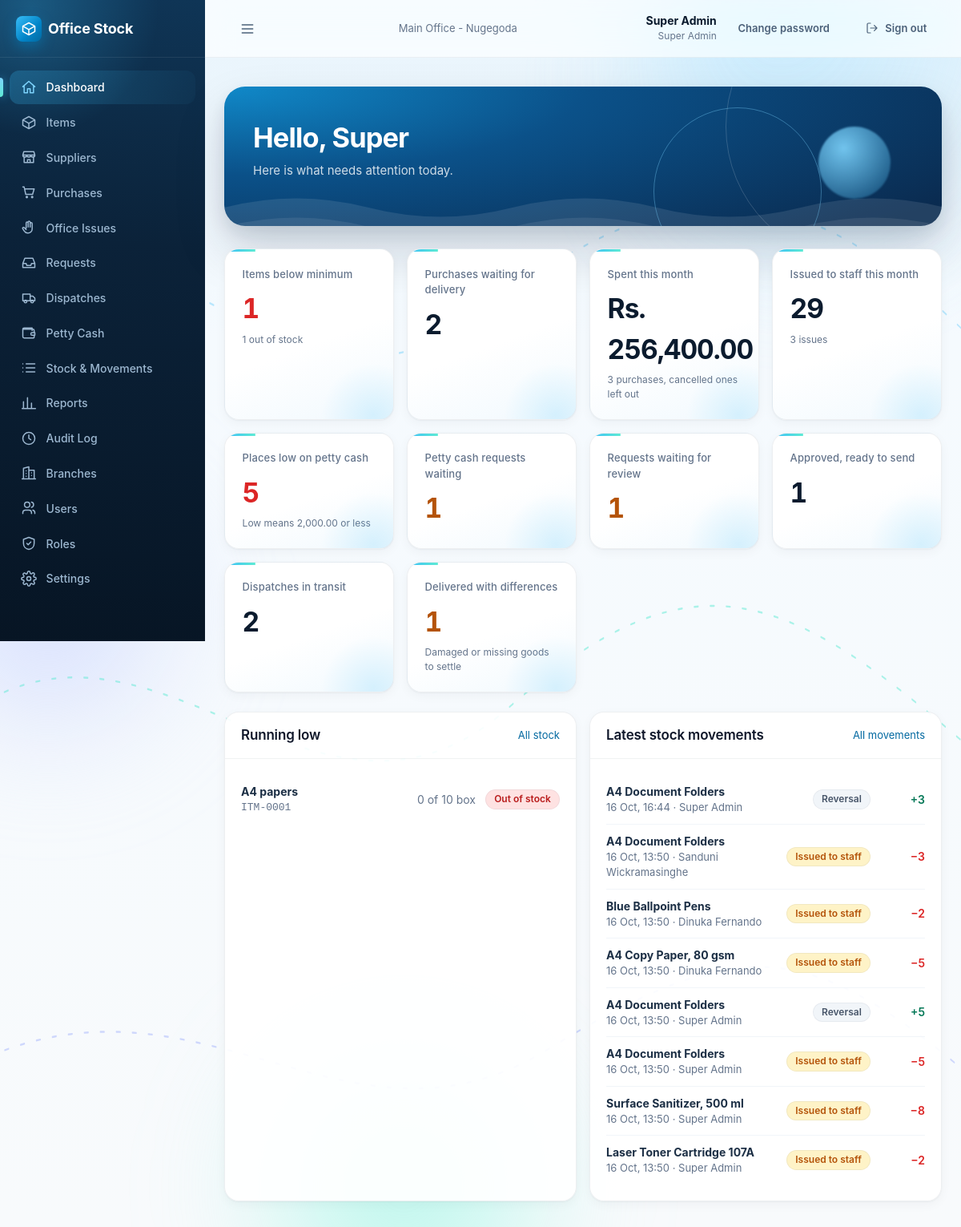
Screenshot of / (signed in) with the database file from the repository.
### accounts/models.py (models this page shows, shortened)
class User(AbstractBaseUser):
    name = models.CharField(max_length=120)
    email = models.EmailField(unique=True)
    role = models.CharField(max_length=40)
    permissions = models.JSONField(null=True, blank=True, default=None)
    branch = models.ForeignKey(Branch, on_delete=models.PROTECT, related_name='users')
    active = models.BooleanField(default=True)
    failed_logins = models.PositiveSmallIntegerField(default=0)
    locked_until = models.DateTimeField(null=True, blank=True)
    created_at = models.DateTimeField(auto_now_add=True)
    updated_at = models.DateTimeField(auto_now=True)
    USERNAME_FIELD = 'email'
    REQUIRED_FIELDS = ['name']
    objects = UserManager()
    class Meta:
        ordering = ['name']
    @property
    def role_def(self):
        if not hasattr(self, '_role_def'):
            if self.role == SUPER_ADMIN_ROLE['key']:
                self._role_def = SUPER_ADMIN_ROLE
            else:
                r = Role.objects.filter(key=self.role).first()
                self._role_def = r.as_def() if r else None
        return self._role_def
    @property
    def role_name(self):
        return (self.role_def or {}).get('name') or self.role

class Branch(models.Model):
    name = models.CharField(max_length=120)
    code = models.CharField(max_length=10, unique=True)
    type = models.CharField(max_length=10, choices=[(BRANCH_TYPES.MAIN, 'Main office'), (BRANCH_TYPES.BRANCH, 'Branch')],
                            default=BRANCH_TYPES.BRANCH)
    address = models.CharField(max_length=250, blank=True, default='')
    phone = models.CharField(max_length=40, blank=True, default='')
    active = models.BooleanField(default=True)
    created_at = models.DateTimeField(auto_now_add=True)
    updated_at = models.DateTimeField(auto_now=True)
    class Meta:
        ordering = ['type', 'name']
        constraints = [
            models.UniqueConstraint(fields=['type'], condition=models.Q(type=BRANCH_TYPES.MAIN), name='one_main_office'),
        ]

### catalog/models.py (models this page shows, shortened)
class Item(models.Model):
    code = models.CharField(max_length=20, unique=True)
    name = models.CharField(max_length=160)
    category = models.ForeignKey(Category, on_delete=models.PROTECT, related_name='items')
    unit = models.CharField(max_length=30)  # e.g. ream, box, piece
    min_stock = models.PositiveIntegerField(default=0)
    last_unit_cost = models.DecimalField(max_digits=12, decimal_places=2, null=True, blank=True,
                                         validators=[MinValueValidator(Decimal('0'))])
    active = models.BooleanField(default=True)
    created_at = models.DateTimeField(auto_now_add=True)
    updated_at = models.DateTimeField(auto_now=True)
    class Meta:
        ordering = ['name']

### inventory/models.py (models this page shows, shortened)
class StockLedger(AppendOnlyModel):
    item = models.ForeignKey('catalog.Item', on_delete=models.PROTECT, related_name='ledger_rows')
    branch = models.ForeignKey('accounts.Branch', null=True, blank=True, on_delete=models.PROTECT, related_name='ledger_rows')
    in_transit = models.BooleanField(default=False)
    quantity_change = models.IntegerField()  # + in, - out
    type = models.CharField(max_length=20, choices=choices(LEDGER_TYPES))
    source_model = models.CharField(max_length=30, blank=True, default='')  # 'Purchase' | 'Dispatch' | 'OfficeIssue' ...
    source_id = models.CharField(max_length=40, blank=True, default='')
    reason = models.CharField(max_length=200, blank=True, default='')  # a code such as 'damaged', or free text
    note = models.CharField(max_length=200, blank=True, default='')
    reversal_of = models.ForeignKey('self', null=True, blank=True, on_delete=models.PROTECT, related_name='+')
    created_by = models.ForeignKey(settings.AUTH_USER_MODEL, null=True, blank=True, on_delete=models.PROTECT, related_name='+')
    created_at = models.DateTimeField(auto_now_add=True)
    objects = StockLedgerQuerySet.as_manager()
    objects_message = 'Stock ledger rows cannot be changed. Post a reversal instead.'
    class Meta:
        ordering = ['-created_at', '-id']
        indexes = [
            models.Index(fields=['item', 'branch']),
            models.Index(fields=['branch', 'item']),
            models.Index(fields=['branch', '-created_at', '-id']),
            models.Index(fields=['-created_at', '-id']),
        ]

### core/views.py (the view)
# urls.py: path('', views.dashboard, name='dashboard'),
@login_required
def dashboard(request):
    data = build_dashboard(request.user)
    perms = request.perms
    stock_link = 'inventory:stock' if 'stock.view' in perms else 'catalog:item_list'
    tiles = []
    if 'low_stock' in data:
        ls = data['low_stock']
        tiles.append({'label': 'Items below minimum', 'value': ls['count'], 'url': stock_link,
                      'tone': 'bad' if ls['out_of_stock'] > 0 else ('warn' if ls['count'] > 0 else ''),
                      'note': f"{ls['out_of_stock']} out of stock" if ls['out_of_stock'] > 0
                      else ('All items are above their minimum' if ls['count'] == 0 else '')})
    if 'purchases' in data:
        p = data['purchases']
        tiles.append({'label': 'Purchases waiting for delivery', 'value': p['awaiting_delivery'], 'url': 'inventory:purchase_list'})
        tiles.append({'label': 'Spent this month', 'value': p['spent_this_month'], 'money': True, 'url': 'inventory:purchase_list',
                      'note': f"{p['count_this_month']} purchase{'' if p['count_this_month'] == 1 else 's'}, cancelled ones left out"})
    if 'issues' in data:
        i = data['issues']
        tiles.append({'label': 'Issued to staff this month', 'value': i['units_this_month'], 'url': 'inventory:issue_list',
                      'note': f"{i['count_this_month']} issue{'' if i['count_this_month'] == 1 else 's'}"})
    if 'petty_cash' in data:
        pc = data['petty_cash']
        if pc['all_branches']:
            tiles.append({'label': 'Places low on petty cash', 'value': pc['low_count'], 'url': 'pettycash:overview',
                          'tone': 'bad' if pc['low_count'] else '',
                          'note': f"Low means {pc['low_level']:,.2f} or less"})
            if 'petty_cash.approve' in perms:
                tiles.append({'label': 'Petty cash requests waiting', 'value': pc['waiting'], 'url': 'pettycash:request_list',
                              'tone': 'warn' if pc['waiting'] else ''})
        else:
            low = pc['low_count'] > 0
            tiles.append({'label': 'Your petty cash', 'value': pc['balance'], 'money': True, 'url': 'pettycash:overview',
                          'tone': 'bad' if low else '', 'note': 'Low, please request more' if low else ''})
    if 'requests' in data:
        r = data['requests']
        reviewer = 'requests.review' in perms
        tiles.append({'label': 'Requests waiting for review' if reviewer else 'Your requests waiting for review',
                      'value': r['waiting_for_review'], 'url': 'branchops:request_list',
                      'tone': 'warn' if reviewer and r['waiting_for_review'] > 0 else ''})
        if 'dispatches.manage' in perms:
            tiles.append({'label': 'Approved, ready to send', 'value': r['ready_to_send'], 'url': 'branchops:request_list'})
    if 'dispatches' in data:
        d = data['dispatches']
        receiver = 'dispatches.receive' in perms and 'dispatches.manage' not in perms
        tiles.append({'label': 'Deliveries on the way to you' if receiver else 'Dispatches in transit',
                      'value': d['in_transit'], 'url': 'branchops:dispatch_list'})
        if d['with_differences'] > 0:
            tiles.append({'label': 'Delivered with differences', 'value': d['with_differences'], 'url': 'branchops:dispatch_list',
                          'tone': 'warn', 'note': 'Damaged or missing goods to settle'})
    return render(request, 'core/dashboard.html', {
        'data': data, 'tiles': tiles, 'stock_link': stock_link, 'first_name': request.user.name.split(' ')[0],
        'has_content': bool(tiles) or 'recent_movements' in data, 'recent': data.get('recent_movements', [])})

### core/context_processors.py (called while the page is built)
def app(request):
    ctx = {}
    user = getattr(request, 'user', None)
    if user is None or not user.is_authenticated:
        return ctx
    settings = Setting.get()
    ctx['app_settings'] = settings
    perms = getattr(request, 'perms', [])
    nav = []
    path = request.path
    for n in visible_nav(user, perms, settings.branch_module_enabled):
        try:
            url = reverse(n['url'])
        except NoReverseMatch:
            continue
        active = path == url if n.get('exact') else path.startswith(n['match'])
        nav.append({**n, 'href': url, 'active': active})
    ctx.update({
        'nav': nav,
        'perm': {p.replace('.', '_'): (p in perms) for p in ALL_PERMISSIONS},
        'is_branch_side': side_of(user) == 'branch',
        'is_super_admin': user.role == 'super_admin',
    })
    return ctx

### core/models.py (called while the page is built)
    @classmethod
    def get(cls):
        obj = cls.objects.filter(key='app').first()
        if obj:
            return obj
        try:
            with transaction.atomic():
                return cls.objects.create(key='app')
        except IntegrityError:
            return cls.objects.get(key='app')

### core/permissions.py (called while the page is built)
def side_of(user, role_def=None):
    role_def = role_def if role_def is not None else getattr(user, 'role_def', None)
    return (role_def or {}).get('side') or SIDES.MAIN

def is_branch_side(user, role_def=None):
    return side_of(user, role_def) == SIDES.BRANCH

def effective_permissions(user, role_def=None):
    if user.role == ROLES.SUPER_ADMIN:
        return list(ALL_PERMISSIONS)
    if isinstance(user.permissions, (list, tuple)):
        return list(user.permissions)
    role_def = role_def if role_def is not None else getattr(user, 'role_def', None)
    return list((role_def or {}).get('permissions') or [])

def has_any(user, perms):
    have = effective_permissions(user)
    return any(p in have for p in perms)

def visible_nav(user, permissions, branch_module_enabled):
    out = []
    for n in NAV_ITEMS:
        if n.get('branch_side') and not branch_module_enabled:
            continue
        if n.get('roles'):
            if user.role not in n['roles']:
                continue
        elif n.get('perms'):
            if not any(p in permissions for p in n['perms']):
                continue
        out.append(n)
    return out

### core/rules/petty_cash_rules.py (called while the page is built)
def is_low(balance, level):
    return Decimal(balance) <= Decimal(level)

### core/rules/purchase_rules.py (called while the page is built)
def round2(value):
    return Decimal(value).quantize(_CENT, rounding=ROUND_HALF_UP)

### core/templates/core/dashboard.html (shortened to what this page needs)
{% extends "base.html" %}
{% load ui %}
{% block content %}
<div class="page-header hero">
  <span class="ring r1" data-parallax="-0.12" aria-hidden="true"></span><span class="ring r2" data-parallax="0.09" aria-hidden="true"></span><span class="ring r3" data-parallax="-0.2" aria-hidden="true"></span>
  <div><h1>Hello, {{ first_name }}</h1>
  <p>{% if data.scope.branch_side %}Here is what needs attention today · {{ data.scope.branch_name }}{% else %}Here is what needs attention today.{% endif %}</p></div>
</div>
{% if not has_content %}
  <div class="card empty"><h3>Nothing to show yet</h3><p>Your account has no features ticked that show numbers here. Ask the Super Admin if you need access.</p></div>
{% else %}
  {% if tiles %}
  <div class="grid grid-4">
    {% for t in tiles %}
    <a class="tile" href="{% url t.url %}">
      <div class="label">{{ t.label }}</div>
      <div class="value {{ t.tone }}">{% if t.money %}{{ t.value|money }}{% else %}{{ t.value }}{% endif %}</div>
      {% if t.note %}<div class="note">{{ t.note }}</div>{% endif %}
    </a>
    {% endfor %}
  </div>
  {% endif %}
  <div class="grid grid-2 mt">
    {% if data.low_stock %}
    <div class="card">
      <div class="card-head"><h2>Running low</h2><a class="small" href="{% url stock_link %}">{% if perm.stock_view %}All stock{% else %}All items{% endif %}</a></div>
      <div class="card-body">
        {% if not data.low_stock.items %}
          <p class="muted small" style="margin:0">Every active item is above its minimum.</p>
        {% else %}
        <ul class="rows">
          {% for i in data.low_stock.items %}
          <li>
            <div><b>{{ i.name }}</b><div class="mono small muted">{{ i.code }}</div></div>
            <div style="display:flex;align-items:center;gap:.75rem">
              <span class="muted">{% if i.quantity > 0 %}{{ i.quantity }}{% else %}0{% endif %} of {{ i.min_stock }} {{ i.unit }}</span>
              {% if i.quantity <= 0 %}{% badge "Out of stock" "red" %}{% else %}{% badge "Low stock" "amber" %}{% endif %}
            </div>
          </li>
          {% endfor %}
        </ul>
        {% endif %}
      </div>
    </div>
    {% endif %}
    {% if 'recent_movements' in data %}
    <div class="card">
      <div class="card-head"><h2>Latest stock movements</h2><a class="small" href="{% url 'inventory:stock' %}">All movements</a></div>
      <div class="card-body">
        {% if not recent %}
          <p class="muted small" style="margin:0">No stock has moved yet. Receive a purchase to get started.</p>
        {% else %}
        <ul class="rows">
          {% for m in recent %}
          <li>
            <div><b>{{ m.item.name }}</b><div class="small muted">{{ m.created_at|ftime }}{% if m.created_by %} · {{ m.created_by.name }}{% endif %}</div></div>
            <div style="display:flex;align-items:center;gap:.75rem">
              {% movement_badge m.type %}
              <span class="{% if m.quantity_change < 0 %}neg{% else %}pos{% endif %}" style="min-width:3.5rem;text-align:right">{{ m.quantity_change|signed }}</span>
            </div>
          </li>
          {% endfor %}
        </ul>
        {% endif %}
      </div>
    </div>
    {% endif %}
  </div>
{% endif %}
{% endblock %}

### templates/base.html (shortened to what this page needs)
{% load static ui %}<!doctype html>
<html lang="en">
<head>
  <link rel="stylesheet" href="{% static 'css/app.css' %}">
  <link rel="stylesheet" href="{% static 'css/premium.css' %}">
</head>
<body>
<div class="ambient" aria-hidden="true">
  <span class="blob b1" data-parallax="0.10"><i></i></span>
  <span class="blob b2" data-parallax="-0.07"></span>
  <span class="blob b3" data-parallax="0.05"><i></i></span>
  <svg class="airflow" viewBox="0 0 1440 900" preserveAspectRatio="none">
    <path d="M-40 220 C 260 120, 420 340, 720 230 S 1200 120, 1480 260"/>
    <path d="M-40 520 C 240 430, 480 640, 760 520 S 1180 430, 1480 560"/>
    <path d="M-40 780 C 300 700, 520 860, 820 770 S 1220 690, 1480 800"/>
  </svg>
</div>
<div class="shell">
  <aside class="sidebar" id="sidebar">
    <div class="brand"><div class="brand-mark">{% icon 'box' %}</div><span class="brand-name">Office Stock</span></div>
    <nav class="nav" aria-label="Main">
      {% for n in nav %}<a href="{{ n.href }}" class="{% if n.active %}active{% endif %}">{% icon n.icon %}{{ n.label }}</a>{% endfor %}
    </nav>
  </aside>
  <div class="main-col">
    <header class="topbar">
      <button class="btn btn-ghost menu-btn" type="button" data-nav-open aria-label="Open menu">{% icon 'menu' %}</button>
      <div class="branch-name muted small">{{ request.user.branch.name }}</div>
      <div class="topbar-right">
        <div class="who"><b>{{ request.user.name }}</b><span>{{ request.user.role_name }}</span></div>
        <a class="btn btn-ghost btn-sm" href="{% url 'accounts:change_password' %}">Change password</a>
        <form method="post" action="{% url 'accounts:logout' %}" class="inline">{% csrf_token %}
          <button class="btn btn-ghost btn-sm" type="submit">{% icon 'logout' 'icon icon-sm' %}<span class="hide-sm">Sign out</span></button>
        </form>
      </div>
    </header>
    <main class="content">
      {% block content %}{% endblock %}
    </main>
  </div>
</div>
</body>
</html>

### rows the page displays
User: user.branch.name "Main Office - Nugegoda", user.name "Super Admin", user.role_name "Super Admin"
Item: name "A4 papers", code "ITM-0001", unit "box"
StockLedger: item.name "A4 Document Folders", created_at|ftime "16 Oct, 16:44", created_by.name "Super Admin", type "Reversal", quantity_change|signed "+3"
StockLedger: item.name "A4 Document Folders", created_at|ftime "16 Oct, 13:50", created_by.name "Sanduni Wickramasinghe", type "Issued to staff", quantity_change|signed "−3"
StockLedger: item.name "Blue Ballpoint Pens", created_at|ftime "16 Oct, 13:50", created_by.name "Dinuka Fernando", type "Issued to staff", quantity_change|signed "−2"
StockLedger: item.name "A4 Copy Paper, 80 gsm", created_at|ftime "16 Oct, 13:50", created_by.name "Dinuka Fernando", type "Issued to staff", quantity_change|signed "−5"
StockLedger: item.name "A4 Document Folders", created_at|ftime "16 Oct, 13:50", created_by.name "Super Admin", type "Reversal", quantity_change|signed "+5"
StockLedger: item.name "A4 Document Folders", created_at|ftime "16 Oct, 13:50", created_by.name "Super Admin", type "Issued to staff", quantity_change|signed "−5"
StockLedger: item.name "Surface Sanitizer, 500 ml", created_at|ftime "16 Oct, 13:50", created_by.name "Super Admin", type "Issued to staff", quantity_change|signed "−8"
StockLedger: item.name "Laser Toner Cartridge 107A", created_at|ftime "16 Oct, 13:50", created_by.name "Super Admin", type "Issued to staff", quantity_change|signed "−2"

### other values shown
{{ n.label }} "Dashboard" "Items" "Suppliers" "Purchases" "Office Issues" "Requests" "Dispatches" "Petty Cash" "Stock & Movements" "Reports" "Audit Log" "Branches" "Users" "Roles" "Settings"
{{ first_name }} "Super"
{{ t.label }} "Items below minimum" "Purchases waiting for delivery" "Spent this month" "Issued to staff this month" "Places low on petty cash" "Petty cash requests waiting" "Requests waiting for review" "Approved, ready to send" "Dispatches in transit" "Delivered with differences"
{{ t.value }} "1" "2" "29" "5" "1" "1" "1" "2" "1"
{{ t.note }} "1 out of stock" "3 purchases, cancelled ones left out" "3 issues" "Low means 2,000.00 or less" "Damaged or missing goods to settle"
{{ i.min_stock }} "10"
